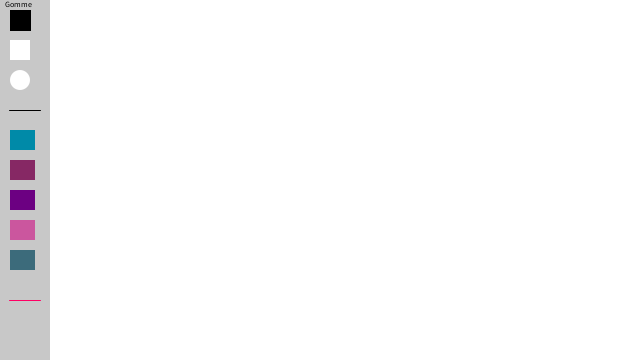
Frame 1 (no input)
Frame 60 (the mouse pressed at the canvas centre just before this capture): identical to frame 1, image omitted
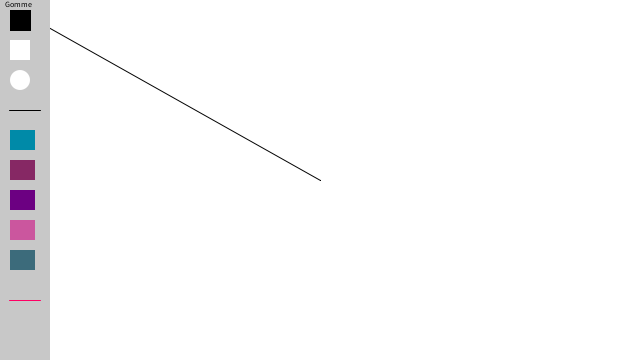
Frame 120 (the mouse held since frame 60 and released just before this capture)

The Processing sketch that drew these frames (run headless with seeded random() and noise(); from frame 60 on, the mouse is pressed at the canvas centre):

// Processing sketch: processing_45414
// ── processing_45414.pde

int x = 10; 
int y = 10; 
int w = 20; 
int h = 20; 

void setup()
{  
  size (640,360);
  fill(0,102);
  smooth();
  background(255);
}

void draw()
{ 
  
  //rectangle gris de la barre
  noStroke();
  fill(200);
  rect(0, 0, 50, 360);
   
  //dessinateur
  if (mousePressed == true) { 
  stroke(4);
  line(mouseX,mouseY,pmouseX,pmouseY);
  }  
  
  //outil gomme
  
  //texte
  fill(0);
  textSize(8);
  text("Gomme", 5, 7);
  
  //rectangle
  stroke(0);
  fill(0);
  rect(x, y, w, h); 
  
  //condition
  if ((mousePressed == true) && (mouseX > x) && (mouseX < x+w) && 
  (mouseY > y) && (mouseY < y+h)) { 
    background(255);
  } 
 
 
 
  //outil forme
  
  //carre
  noStroke();
  fill(255);
  rect(x, 4*y, w, h);
  //condition
  if ((mousePressed == true) && (mouseX > x) && (mouseX < x+w) && 
    (mouseY > 4*y) && (mouseY < 4*y+h)) { 
  fill(random(0,255),random(0,255),random(0,255));
  rect(random(0,640), random(0,640), random(0,50), random(0,50));
    }
  
  //ellipse
  noStroke();
  fill(255);
  ellipse(2*x, 8*y, w, h);
  //condition
  if ((mousePressed == true) && (mouseX > x) && (mouseX < x+w) && 
    (mouseY > 8*y) && (mouseY < 8*y+h)) { 
  fill(random(0,255),random(0,255),random(0,255));
  ellipse(random(0,640), random(0,640), random(0,50), random(0,50));
  }
  
  //ligne noir
  stroke(0);
  line(x-0.4, 11*y, 4*x, 11*y);
  //condition
  if ((mousePressed == true) && (mouseX > x) && (mouseX < x+w) && 
    (mouseY > 11*y) && (mouseY < 11*y+h)) { 
    float weight=dist(mouseX,mouseY,pmouseX,pmouseY);
    stroke(0,0,random(0,255));
    line(random(0,640), random(0,640), random(0,640),random(0,640));
  }
  
    //ligne rouge
  stroke(255,0,100);
  line(x-0.4,30*y,4*x,30*y);
  //condition
  if ((mousePressed == true) && (mouseX > x) && (mouseX < x+w) && 
    (mouseY > 30*y) && (mouseY < 30*y+h)) { 
    float weight=dist(mouseX,mouseY,pmouseX,pmouseY);
    strokeWeight(weight);
    line(random(0,630),random(0,630),random(0,630),random(0,630));

  }  
  
  
  
  //outil couleur

  //turquoise
  noStroke();
  fill(0, 138, 168);
  rect(10, 130, 25, 20);
  //condition
  if ((mousePressed == true) && (mouseX > x) && (mouseX < x+w) && 
    (mouseY > 13*y) && (mouseY < 13*y+h)) { 
      fill(0, 138, 168);
      ellipse(random(0,640), random(0,640), random(0,100), random(0,100));
}

 //bordeau
  noStroke();
  fill(134, 40, 100);
  rect(10, 160, 25, 20);
 //condition
  if ((mousePressed == true) && (mouseX > x) && (mouseX < x+w) && 
    (mouseY > 16*y) && (mouseY < 16*y+h)) { 
    fill(134, 40, 100);
    ellipse(random(0,640), random(0,640), random(0,100), random(0,100));
  }
  
  //violet
  noStroke();
  fill(108, 0, 130);
  rect(10, 190, 25, 20);
  //condition
  if ((mousePressed == true) && (mouseX > x) && (mouseX < x+w) && 
    (mouseY > 19*y) && (mouseY < 19*y+h)) { 
     fill(108, 0, 130);
     ellipse(random(0,640), random(0,640), random(0,100), random(0,100));
  }
  
  //rose
  noStroke();
  fill(203, 86, 158);
  rect(10, 220, 25, 20);
  //condition
  if ((mousePressed == true) && (mouseX > x) && (mouseX < x+w) && 
  (mouseY > 22*y) && (mouseY < 22*y+h)) { 
  fill(203, 86, 158);
  ellipse(random(0,640), random(0,640), random(0,100), random(0,100));
}
  
  //vert
  noStroke();
  fill(60, 107, 123);
  rect(10, 250, 25, 20);
 //condition
  if ((mousePressed == true) && (mouseX > x) && (mouseX < x+w) && 
    (mouseY > 25*y) && (mouseY < 25*y+h)) { 
    fill(60, 107, 123);
    ellipse(random(0,640), random(0,640), random(0,100), random(0,100));
    }
  
}
